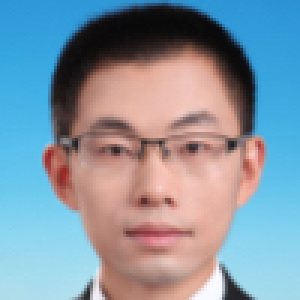
#> input picture raw_img.jpg, 100 x 100 px (shown 3 times larger)
$ python test.py raw_img.jpg
#> lines starting #> are read from the running program, lines starting #| are printed output that depends on the picture
### panda_producer/build_face_model.py
import cv2
import numpy as np
from imgcat import imgcat
class FaceDetector(object):
    def __init__(self, model_path="./models/haarcascade_face.xml"):
        self.face_detector =cv2.CascadeClassifier('haarcascade_face.xml')
        self.face_detector.load('./models/haarcascade_face.xml')

    def detect_face(self, img):
        gray = cv2.cvtColor(img, cv2.COLOR_BGR2GRAY)
        faces = self.face_detector.detectMultiScale(gray, 1.3, 5)
        domain_face = faces[0]
        return domain_face
    # [4 lines left out: function detect_faces, not called in this run]

    def crop_resize(self, img, face):
        gray = cv2.cvtColor(img, cv2.COLOR_BGR2GRAY)
        x1, y1, w, h = face
        x2 = x1 + w
        y2 = y1 + h
        x1 += int(0.1 * w)
        x2 -= int(0.1 * w)
        y1 += int(0.1 * h)
        y2 -= int(0.1 * h)
        roi_gray = gray[y1:y2, x1:x2]
        roi_gray = cv2.resize(roi_gray, (256,256), interpolation=cv2.INTER_LINEAR)
        return roi_gray

    # [6 lines left out: function draw_bbox, not called in this run]

### panda_producer/panda_producer.py
import cv2
import numpy as np

# [21 lines left out: function merge_panda_facer, not called in this run]

def add_text(back_img, text):
    cv2.putText(back_img, text, (130, 480), cv2.FONT_HERSHEY_SIMPLEX, 2.0, (0, 0, 0), 4)

def gen_panda_head(front_img, text=None, hyper=128):
    back_img = np.load("panda.npy")
    merge_img = merge_panda_face(back_img,front_img, int(hyper))
    if text is not None:
        add_text(merge_img, str(text))
    return merge_img

### test.py
import cv2, sys
import numpy as np
from panda_producer.panda_producer import gen_panda_head
from panda_producer import build_face_model
from imgcat import imgcat

def demo(img_path = "raw_img.jpg", mode='default', hyper=128):
#> called with img_path = 'raw_img.jpg', mode = 'default', hyper = 128
    detector = build_face_model.FaceDetector()
    front_img = cv2.imread(img_path)
#> front_img is the input picture: shape (100, 100, 3); mean B, G, R 163.1, 149.7, 132.5
    face = detector.detect_face(front_img)
#> in detect_face, `gray = cv2.cvtColor(img, cv2.COLOR_BGR2GRAY)`:
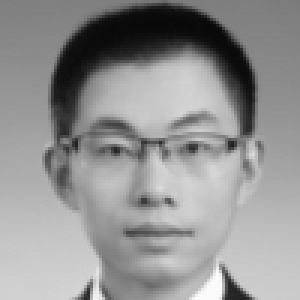
#> gray: shape (100, 100) (shown 3 times larger); min 8, max 251, mean 146.1
#> in detect_face, `faces = self.face_detector.detectMultiScale(gray, 1.3, 5)`: faces = [[15, 19, 73, 73]]
#> in detect_face, `domain_face = faces[0]`: domain_face = [15, 19, 73, 73]
#> face = [15, 19, 73, 73]
    crop_img = detector.crop_resize(front_img, face)
#> in crop_resize, `x1, y1, w, h = face`: x1 = 15; y1 = 19; w = 73
#> in crop_resize, `x2 = x1 + w`: x2 = 88
#> in crop_resize, `y2 = y1 + h`: y2 = 92
#> in crop_resize, `x1 += int(0.1 * w)`: x1 = 22
#> in crop_resize, `x2 -= int(0.1 * w)`: x2 = 81
#> in crop_resize, `y1 += int(0.1 * h)`: y1 = 26
#> in crop_resize, `y2 -= int(0.1 * h)`: y2 = 85
#> in crop_resize, `roi_gray = gray[y1:y2, x1:x2]`:
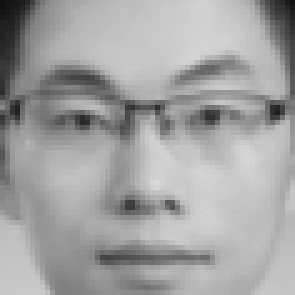
#> roi_gray: shape (59, 59) (shown 5 times larger); min 16, max 218, mean 162.3
    if mode == 'default':
        hyper = crop_img.mean()
#> hyper = 162.2
    if mode == 'manual':
        hyper = crop_img.mean()
    crop_img[np.where(crop_img > hyper)] = 255
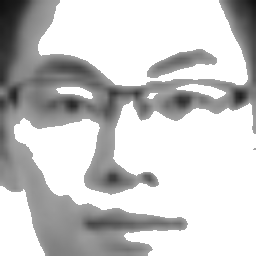
#> crop_img: shape (256, 256); min 16, max 255, mean 201.4

    res = gen_panda_head(crop_img, "test", 128)
    cv2.imwrite("res_" + img_path.split('/')[-1] , res)

if __name__ == "__main__":
    img_path = sys.argv[1]
#> (the run stopped early here; a loop or call above may not have finished)
